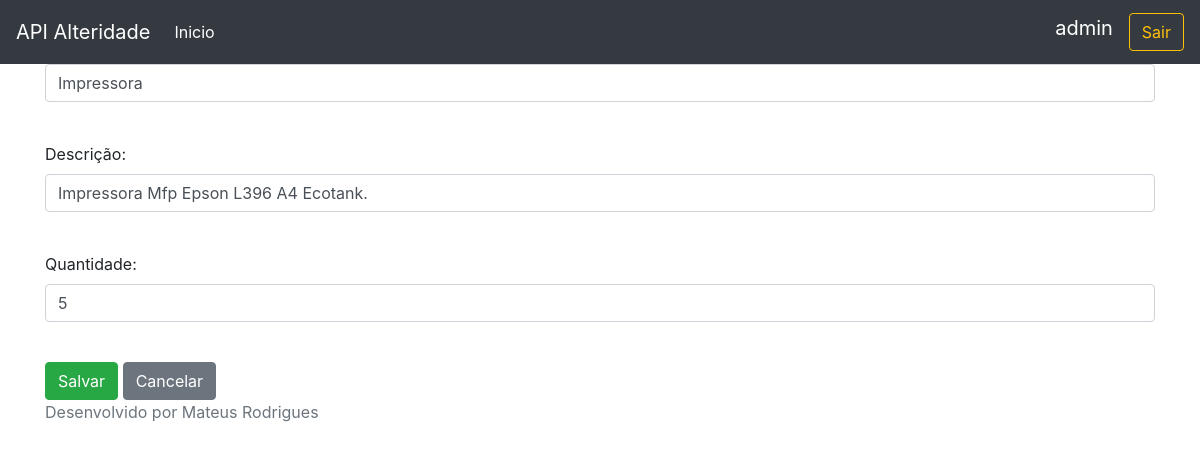
The app's page /recurso/editar/1/ (signed in) with its own data.
### alteridade/models.py (models this page shows, shortened)
class Recurso(models.Model):
    nome = models.CharField(max_length=120)
    descricao = models.CharField(max_length=120)
    quantidade = models.IntegerField(default=0, null=True)

### alteridade/views.py (the view)
# urls.py: path('recurso/editar/<int:id>/',editarRecurso,name='editar_recurso'),
@login_required
def editarRecurso(request,id):
    recurso= Recurso.objects.get(pk=id)
    return render(request,'adicionarRecurso.html',context={'recurso':recurso})

### alteridade/templates/adicionarRecurso.html (shortened to what this page needs)
{% extends 'base.html' %}
{% block conteudo %}
<mat-card>
    <mat-card-header><h5 class="text-center">Dados do Recurso</h5></mat-card-header>
</mat-card>
<form action="/recurso/salvar" method="post">
    <div class='form-group'>
        <label>Nome:</label>
        <input  class ='form-control' id = 'nome' name='nome' type="text" value='{{recurso.nome}}' required></input>
    </div>
    <br/>
    <div class='form-group'>
        <label>Descrição:</label>
        <input  class ='form-control' id = 'descricao' name='descricao' type="text" value='{{recurso.descricao}}' required></input>
    </div>
    <br/>
    <div class='form-group'>
        <label>Quantidade:</label>
        <input  class ='form-control' id = 'quantidade' name='quantidade' type="text" value='{{recurso.quantidade}}' required></input>
    </div>
    <br/>
    <button type="submit" class="btn btn-success" role="button">Salvar</button>
    <a href="/status" class="btn btn-secondary"> Cancelar</a>
</form>
{% endblock %}

### alteridade/templates/base.html (shortened to what this page needs)
<!doctype html>
<html lang="en">
  <head>
    <link rel="stylesheet" href="https://maxcdn.bootstrapcdn.com/bootstrap/4.0.0/css/bootstrap.min.css">
    <link rel="stylesheet" href="https://getbootstrap.com/docs/4.0/examples/sticky-footer-navbar/sticky-footer-navbar.css" />
  </head>
  <body>
    <header>
      <nav class="navbar navbar-expand-md navbar-dark fixed-top bg-dark">
        <a class="navbar-brand" href="#">
          API Alteridade
        </a>
        <div class="collapse navbar-collapse" id="navbarCollapse">
          <ul class="navbar-nav mr-auto">
            <li class="nav-item">
              <a class="nav-link" href="/index"><font color='#fff'>Inicio</font></a>
            </li>
            </ul>
            <label class="navbar-brand">{{request.user}}</label>
	          <a class="btn btn-outline-warning my-2 my-sm-0" href="/">Sair</a>
        </div>
      </nav>
    </header>
    <main role="main" class="container">
        {% block conteudo %}
        {% endblock %}
    </main>
    <footer class="footer">
      <div class="container">
        <span class="text-muted">Desenvolvido por Mateus Rodrigues</span>
      </div>
    </footer>
  </body>
</html>

### records on screen
Recurso: nome "Impressora", descricao "Impressora Mfp Epson L396 A4 Ecotank.", quantidade "5"

### other values on screen
{{ request.user }} "admin"
